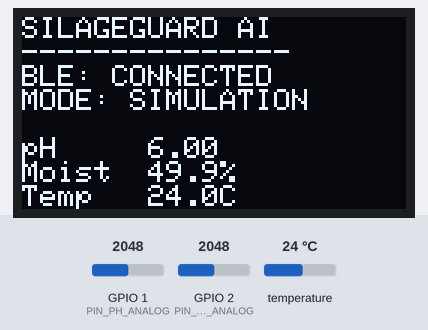
A sketch run on a simulated ESP32-S3. On the bench: 128×64 one-colour display. Wiring (from diagram.json): DS18B20 sensor: SPI. The inputs (shaded band) are chosen by the test bench; at power-on: GPIO 2 (PIN_MOIST_ANALOG) = 2048, temperature 24 °C, GPIO 1 (PIN_PH_ANALOG) = 2048 (analog values on the 0–4095 scale). Nothing arrives over Bluetooth unless stated; a phone connects over Bluetooth LE 3 s after start; what the sketch prints to the serial monitor is not drawn.

Above: at 5.1 s.
5.2 s: GPIO 2 (PIN_MOIST_ANALOG) set to 60
At 6.1 s:
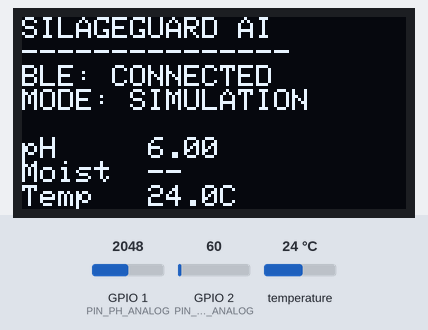
10.1 s: temperature set to 12 °C
At 12.3 s:
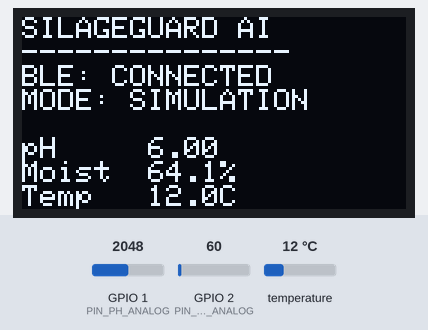
14.4 s: GPIO 1 (PIN_PH_ANALOG) set to 2121
At 16.4 s:
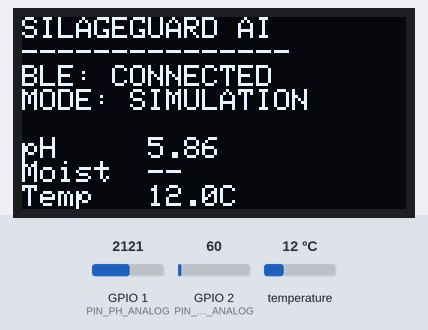
17.2 s: temperature set to 1 °C
At 19.7 s:
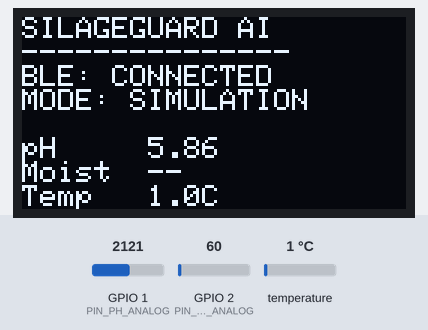
22.1 s: GPIO 2 (PIN_MOIST_ANALOG) set to 125
At 23.8 s:
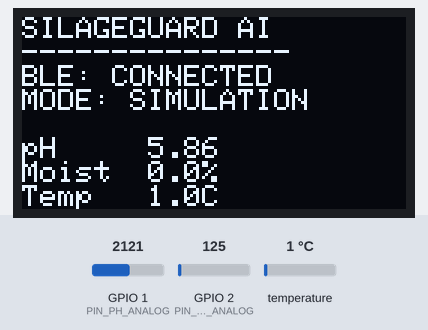
24.4 s: GPIO 1 (PIN_PH_ANALOG) set to 2047
At 26.8 s:
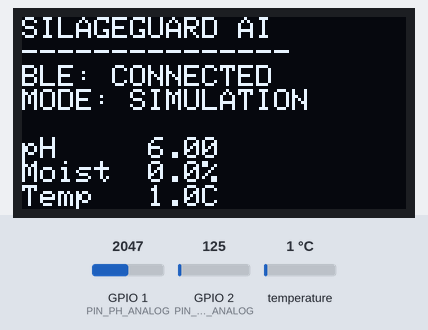
Timing chart, 0 to 28.3 s (numbered marks = the images above; inputs shaded):
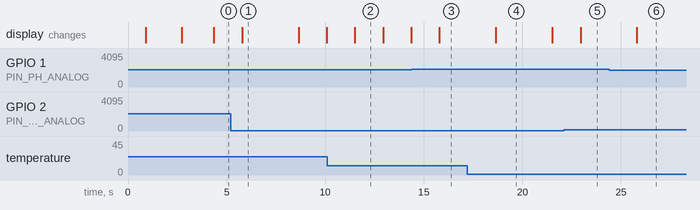

Measured:
- the behaviour switches between 2050 and 2051 on GPIO 1 (PIN_PH_ANALOG) (found by bisection; images 2 and 3)
- after the input at 5.2 s, the display: changes after 0.59 s (image 1)
- after the input at 14.4 s, the display: changes after 1.4 s (image 3)
- after the input at 17.2 s, the display: changes after 1.5 s (image 4)
- after the input at 24.4 s, the display: changes after 1.4 s (image 6)
- what the display in image 1 shows lasts 2.8 s, from 5.8 s to 8.6 s
- what the display in image 2 shows lasts 1.4 s, from 11.5 s to 12.9 s

The sketch:

sketch.ino
```cpp
// (licence header left out)
#include <Arduino.h>
#include <Wire.h>
#include <Adafruit_GFX.h>
#include <Adafruit_SSD1306.h>
#include <BLEDevice.h>
#include <BLEServer.h>
#include <BLEUtils.h>
#include <BLE2902.h>
#include <OneWire.h>
#include <DallasTemperature.h>
#include <ArduinoJson.h>

// ─── PIN DEFINITIONS ────────────────────────────────────────────────────────
#define PIN_PH_ANALOG       1    // ADC1 CH0 — pH analog input
#define PIN_MOIST_ANALOG    2    // ADC1 CH1 — Moisture analog input
#define PIN_DS18B20         4    // 1-Wire bus (+ 4.7 kΩ pull-up external)
#define PIN_I2C_SDA         8    // OLED SDA
#define PIN_I2C_SCL         9    // OLED SCL

// ─── DEMO PROFILE SELECTOR ──────────────────────────────────────────────────
// Change this define to switch between screening-round demonstration profiles.
// Options: PROFILE_IDEAL  |  PROFILE_CAUTION  |  PROFILE_UNSAFE
#define DEMO_PROFILE PROFILE_IDEAL

// ─── BLE UUIDS (must match mobile/utils/constants.ts) ───────────────────────
#define BLE_SERVICE_UUID        "4fafc201-1fb5-459e-8fcc-c5c9c331914b"
#define BLE_CHARACTERISTIC_UUID "beb5483e-36e1-4688-b7f5-ea07361b26a8"
#define BLE_DEVICE_NAME         "SilageGuard-Probe"

// ─── PHYSICAL PROBE IDENTITY ────────────────────────────────────────────────
#define PROBE_ID "SILAGE-ESP32-S3-01"

// ─── OLED DISPLAY ───────────────────────────────────────────────────────────
#define OLED_WIDTH  128
#define OLED_HEIGHT  64
#define OLED_RESET   -1          // No reset pin shared
Adafruit_SSD1306 display(OLED_WIDTH, OLED_HEIGHT, &Wire, OLED_RESET);
bool oledAvailable = false;

// ─── pH CALIBRATION ─────────────────────────────────────────────────────────
// 2-point linear calibration: pH = slope × voltage + intercept
// Determined from pH 4.01 and pH 7.00 buffer immersions.
// Wokwi: potentiometer provides 0–3.3 V; mapping below is a linear proxy.
//   Voltage 0.00 V → pH 10.0 (high)
//   Voltage 3.30 V → pH  2.0 (acidic)
// Slope: (2.0 - 10.0) / (3.3 - 0.0) = -2.424 pH/V
// Intercept: 10.0 (at 0 V)
// Physical calibration will replace these with bench-measured values.
const float PH_SLOPE     = -2.424f;   // pH per volt
const float PH_INTERCEPT = 10.0f;     // pH at 0 V
const float PH_MIN_VALID = 2.0f;
const float PH_MAX_VALID = 12.0f;

// ─── MOISTURE CALIBRATION ───────────────────────────────────────────────────
// ADC 12-bit (0–4095 counts), 0 V → 0 count → ~0 % proxy, 3.3 V → 4095 → ~100 %
// Physical probe: air-dry ≈ 3200 ADC counts; saturated ≈ 1250 ADC counts.
// Wokwi potentiometer maps 0–3.3 V linearly → 0–4095 ADC.
// Relative moisture index = (4095 - rawADC) / (4095 - 0) × 100
// Adjust MOIST_DRY_ADC / MOIST_WET_ADC after physical calibration.
const int MOIST_DRY_ADC =  200;   // Pot at minimum (dry proxy)
const int MOIST_WET_ADC = 3900;   // Pot at maximum (wet proxy)

// ─── AMBIENT TEMPERATURE (REFERENCE) ────────────────────────────────────────
// Option A (spec §11): ambient is a fixed reference constant.
// The DS18B20 measures silage probe temperature only.
// On physical hardware: use a second DS18B20 or SHT31 for ambient.
const float AMBIENT_TEMP_REFERENCE = 26.0f;  // °C, Indian summer barn ambient

// ─── 1-WIRE DS18B20 ─────────────────────────────────────────────────────────
OneWire oneWire(PIN_DS18B20);
DallasTemperature ds18b20(&oneWire);

// ─── BLE OBJECTS ────────────────────────────────────────────────────────────
BLEServer*         pServer         = nullptr;
BLECharacteristic* pCharacteristic = nullptr;
bool deviceConnected    = false;
bool oldDeviceConnected = false;

// ─── RUNTIME STATE ──────────────────────────────────────────────────────────
uint32_t sampleSeq = 0;

// ─── DEMO PROFILE DEFINITIONS ───────────────────────────────────────────────
// Each profile provides stable base values with small deterministic variation.
// Noise is bounded and does NOT change classification on every tick.
enum DemoProfile {
  PROFILE_IDEAL,    // Healthy fermentation
  PROFILE_CAUTION,  // Aerobic deterioration onset
  PROFILE_UNSAFE    // Clostridial spoilage
};

struct ProfileParams {
  float phBase;
  float moistBase;
  float tempRise;   // dT above ambient
  const char* label;
};

const ProfileParams PROFILES[] = {
  //  pH     moist   dT      label
  { 4.08f,  63.8f,  2.1f,  "IDEAL"   },   // PROFILE_IDEAL
  { 4.92f,  70.4f,  6.2f,  "CAUTION" },   // PROFILE_CAUTION
  { 6.28f,  77.1f, 12.4f,  "UNSAFE"  }    // PROFILE_UNSAFE
};

// ─── BLE SERVER CALLBACKS ───────────────────────────────────────────────────
class ProbeServerCallbacks : public BLEServerCallbacks {
  void onConnect(BLEServer* pServer) override {
    deviceConnected = true;
    Serial.println("[BLE] Mobile client CONNECTED.");
  }

  void onDisconnect(BLEServer* pServer) override {
    deviceConnected = false;
    Serial.println("[BLE] Mobile client DISCONNECTED. Restarting advertising...");
  }
};

// ─── OLED HELPERS ───────────────────────────────────────────────────────────
void oledClear() {
  if (!oledAvailable) return;
  display.clearDisplay();
}

void oledShow() {
  if (!oledAvailable) return;
  display.display();
}

void oledBootScreen() {
  if (!oledAvailable) return;
  display.clearDisplay();
  display.setTextSize(1);
  display.setTextColor(SSD1306_WHITE);
  display.setCursor(0, 0);
  display.println("SILAGEGUARD PROBE");
  display.println("----------------");
  display.println("Initializing...");
  display.println();
  display.println("[OK] ESP32-S3");
  display.println("[OK] DS18B20");
  display.println("[OK] BLE GATT");
  display.println("[OK] OLED");
  display.display();
  delay(1800);
  display.clearDisplay();
  display.setCursor(0, 0);
  display.println("MODE:");
  display.println("WOKWI_SIMULATION");
  display.println();
  display.println("STATUS: READY");
  display.display();
  delay(1200);
}

void oledUpdate(float ph, float moist, float temp, float dT, bool connected, bool phOk, bool moistOk, bool tempOk) {
  if (!oledAvailable) return;
  display.clearDisplay();
  display.setTextSize(1);
  display.setTextColor(SSD1306_WHITE);
  display.setCursor(0, 0);
  display.println("SILAGEGUARD AI");
  display.println("---------------");

  // BLE status
  display.print("BLE: ");
  display.println(connected ? "CONNECTED   " : "ADVERTISING ");

  // Mode label
  display.println("MODE: SIMULATION");
  display.println();

  // Sensor readings — show "--" if invalid
  display.print("pH     ");
  if (phOk)   { display.println(ph, 2); }
  else         { display.println("--"); }

  display.print("Moist  ");
  if (moistOk) { display.print(moist, 1); display.println("%"); }
  else         { display.println("--"); }

  display.print("Temp   ");
  if (tempOk)  { display.print(temp, 1); display.println("C"); }
  else         { display.println("--"); }

  display.print("dT     +");
  if (tempOk)  { display.print(dT, 1); display.println("C"); }
  else         { display.println("--"); }

  display.display();
}

// ─── SENSOR SANITY CHECKS ───────────────────────────────────────────────────
bool validatePh(float v)    { return !isnan(v) && !isinf(v) && v >= PH_MIN_VALID && v <= PH_MAX_VALID; }
bool validateMoist(float v) { return !isnan(v) && !isinf(v) && v >= 0.0f && v <= 100.0f; }
bool validateTemp(float v)  { return !isnan(v) && !isinf(v) && v > -10.0f && v < 85.0f; }

// ─── SETUP ──────────────────────────────────────────────────────────────────
void setup() {
  Serial.begin(115200);
  delay(800);

  Serial.println("=================================================");
  Serial.println(" SILAGEGUARD AI V3.1 — ESP32-S3 Probe Firmware");
  Serial.println(" SIH26111 | MODE: WOKWI_SIMULATION");
  Serial.println("=================================================");
  Serial.println("[INIT] GPIO 1=pH_ADC  GPIO 2=Moisture_ADC");
  Serial.println("[INIT] GPIO 4=DS18B20 GPIO 8=SDA GPIO 9=SCL");

  // I2C + OLED
  Wire.begin(PIN_I2C_SDA, PIN_I2C_SCL);
  if (display.begin(SSD1306_SWITCHCAPVCC, 0x3C)) {
    oledAvailable = true;
    Serial.println("[OLED] SSD1306 initialized at 0x3C.");
  } else {
    Serial.println("[OLED] Not found — continuing without display.");
  }

  // ADC resolution
  analogReadResolution(12);   // 12-bit: 0–4095

  // DS18B20
  ds18b20.begin();
  ds18b20.setResolution(11);  // ~375 ms conversion, ±0.125°C
  Serial.println("[SENSOR] DS18B20 initialized on GPIO 4.");

  // BLE
  BLEDevice::init(BLE_DEVICE_NAME);
  pServer = BLEDevice::createServer();
  pServer->setCallbacks(new ProbeServerCallbacks());

  BLEService* pService = pServer->createService(BLE_SERVICE_UUID);
  pCharacteristic = pService->createCharacteristic(
    BLE_CHARACTERISTIC_UUID,
    BLECharacteristic::PROPERTY_READ | BLECharacteristic::PROPERTY_NOTIFY
  );
  pCharacteristic->addDescriptor(new BLE2902());
  pService->start();

  BLEAdvertising* pAdv = BLEDevice::getAdvertising();
  pAdv->addServiceUUID(BLE_SERVICE_UUID);
  pAdv->setScanResponse(true);
  pAdv->setMinPreferred(0x06);
  pAdv->setMinPreferred(0x12);
  BLEDevice::startAdvertising();

  Serial.print("[BLE] Advertising as '");
  Serial.print(BLE_DEVICE_NAME);
  Serial.println("'");
  Serial.print("[BLE] Service UUID: ");
  Serial.println(BLE_SERVICE_UUID);
  Serial.print("[BLE] Demo Profile: ");
  Serial.println(PROFILES[DEMO_PROFILE].label);
  Serial.println("[SYSTEM] Ready. Waiting for mobile connection...");

  oledBootScreen();
}

// ─── SENSOR READING WITH WOKWI SIMULATION FALLBACK ──────────────────────────
void readSensors(
  float &phOut,    bool &phValid,
  float &moistOut, bool &moistValid,
  float &tempOut,  bool &tempValid
) {
  // --- DS18B20 temperature ---
  ds18b20.requestTemperatures();
  float rawTemp = ds18b20.getTempCByIndex(0);

  if (rawTemp != DEVICE_DISCONNECTED_C && rawTemp != 85.0f && validateTemp(rawTemp)) {
    // Physical DS18B20 responded — use real reading
    tempOut   = rawTemp;
    tempValid = true;
    Serial.print("[TEMP] Physical DS18B20: ");
    Serial.println(tempOut, 2);
  } else {
    // Wokwi simulation — DS18B20 not responding, use profile
    const ProfileParams &p = PROFILES[DEMO_PROFILE];
    // Small deterministic noise: ±0.08°C bounded
    float noise = ((sampleSeq % 7) - 3) * 0.027f;
    tempOut   = AMBIENT_TEMP_REFERENCE + p.tempRise + noise;
    tempValid = validateTemp(tempOut);
    if (!tempValid) { tempOut = 0.0f; }
  }

  // --- pH analog (GPIO 1, ADC1 CH0) ---
  int rawPhAdc = analogRead(PIN_PH_ANALOG);
  // ADC → Voltage → pH (bounded [0, 3.3 V] by potentiometer)
  // Physical: verify module AO range; add divider if AO > 3.3 V.
  float phVoltage = (rawPhAdc / 4095.0f) * 3.3f;
  float phReading = PH_SLOPE * phVoltage + PH_INTERCEPT;

  if (phReading < 3.5f && phReading > 2.0f) {
    // Pot at minimum → appears very acidic → treat as Wokwi not turned
    // Fallback to simulation profile (pot center = pH 7, turn left = acid)
    const ProfileParams &p = PROFILES[DEMO_PROFILE];
    float noise = ((sampleSeq % 5) - 2) * 0.012f;
    phReading = p.phBase + noise;
  }

  phOut   = constrain(phReading, PH_MIN_VALID, PH_MAX_VALID);
  phValid = validatePh(phOut);
  if (!phValid) { phOut = 0.0f; }

  // --- Moisture analog (GPIO 2, ADC1 CH1) ---
  int rawMoistAdc = analogRead(PIN_MOIST_ANALOG);
  // Physical capacitive sensor: high ADC = dry, low ADC = wet.
  // Potentiometer: 0 V → 0 ADC (dry proxy), 3.3 V → 4095 ADC (wet proxy).
  // Invert mapping so pot center ≈ 50% moisture.
  float moistPct;

  if (rawMoistAdc < 100) {
    // Pot at ground → Wokwi not turned → use simulation profile
    const ProfileParams &p = PROFILES[DEMO_PROFILE];
    float noise = ((sampleSeq % 9) - 4) * 0.15f;
    moistPct = p.moistBase + noise;
  } else {
    moistPct = ((float)(rawMoistAdc - MOIST_DRY_ADC) /
                (float)(MOIST_WET_ADC - MOIST_DRY_ADC)) * 100.0f;
    moistPct = constrain(moistPct, 0.0f, 100.0f);
  }

  moistOut   = moistPct;
  moistValid = validateMoist(moistOut);
  if (!moistValid) { moistOut = 0.0f; }
}

// ─── BUILD JSON TELEMETRY ────────────────────────────────────────────────────
// Payload fields MUST match ProbeTelemetryData in mobile/features/ble/bleService.ts
void buildTelemetry(
  float ph,    bool phValid,
  float moist, bool moistValid,
  float temp,  bool tempValid,
  char* outBuf, size_t bufSize
) {
  float ambient = AMBIENT_TEMP_REFERENCE;
  float deltaT  = tempValid ? (temp - ambient) : 0.0f;

  bool anyInvalid = !phValid || !moistValid || !tempValid;

  StaticJsonDocument<512> doc;

  // Null-safe field assignment (Rule 2 compliance)
  if (phValid)    doc["ph"]       = round(ph    * 100.0f) / 100.0f;
  else            doc["ph"]       = nullptr;

  if (moistValid) doc["moisture"] = round(moist * 10.0f)  / 10.0f;
  else            doc["moisture"] = nullptr;

  if (tempValid)  doc["temp"]     = round(temp  * 10.0f)  / 10.0f;
  else            doc["temp"]     = nullptr;

  doc["ambient"]  = round(ambient * 10.0f) / 10.0f;

  // Battery: null in Wokwi (USB power, no LiPo monitor in simulation)
  doc["battery"]  = nullptr;

  doc["probe_id"] = PROBE_ID;
  doc["seq"]      = sampleSeq;

  // Mode fields (must be honest — always WOKWI_SIMULATION in this firmware)
  doc["mode"]      = "WOKWI_SIMULATION";
  doc["is_demo"]   = true;
  doc["calibrated"]= false;

  doc["is_valid"] = !anyInvalid;
  if (anyInvalid) {
    String err = "";
    if (!phValid)    err += "pH_INVALID ";
    if (!moistValid) err += "MOIST_INVALID ";
    if (!tempValid)  err += "TEMP_INVALID";
    doc["validation_error"] = err;
  }

  serializeJson(doc, outBuf, bufSize);
}

// ─── MAIN LOOP ──────────────────────────────────────────────────────────────
void loop() {
  sampleSeq++;

  float ph      = 0.0f; bool phOk    = false;
  float moist   = 0.0f; bool moistOk = false;
  float temp    = 0.0f; bool tempOk  = false;

  readSensors(ph, phOk, moist, moistOk, temp, tempOk);

  float deltaT = tempOk ? (temp - AMBIENT_TEMP_REFERENCE) : 0.0f;

  // Build JSON payload
  char jsonBuf[512];
  buildTelemetry(ph, phOk, moist, moistOk, temp, tempOk, jsonBuf, sizeof(jsonBuf));

  // Print to Serial Monitor
  Serial.print("[TELEMETRY #");
  Serial.print(sampleSeq);
  Serial.print("] ");
  Serial.println(jsonBuf);

  // BLE NOTIFY if client connected
  if (deviceConnected) {
    pCharacteristic->setValue((uint8_t*)jsonBuf, strlen(jsonBuf));
    pCharacteristic->notify();
  }

  // OLED update (continues even when BLE disconnected)
  oledUpdate(ph, moist, temp, deltaT, deviceConnected, phOk, moistOk, tempOk);

  // BLE reconnect handling (non-blocking)
  if (!deviceConnected && oldDeviceConnected) {
    delay(300);
    pServer->startAdvertising();
    Serial.println("[BLE] Reconnect advertising started.");
    oldDeviceConnected = false;
  }
  if (deviceConnected && !oldDeviceConnected) {
    oldDeviceConnected = true;
    Serial.println("[BLE] Connection registered.");
  }

  // 1 Hz sampling
  delay(1000);
}
```
